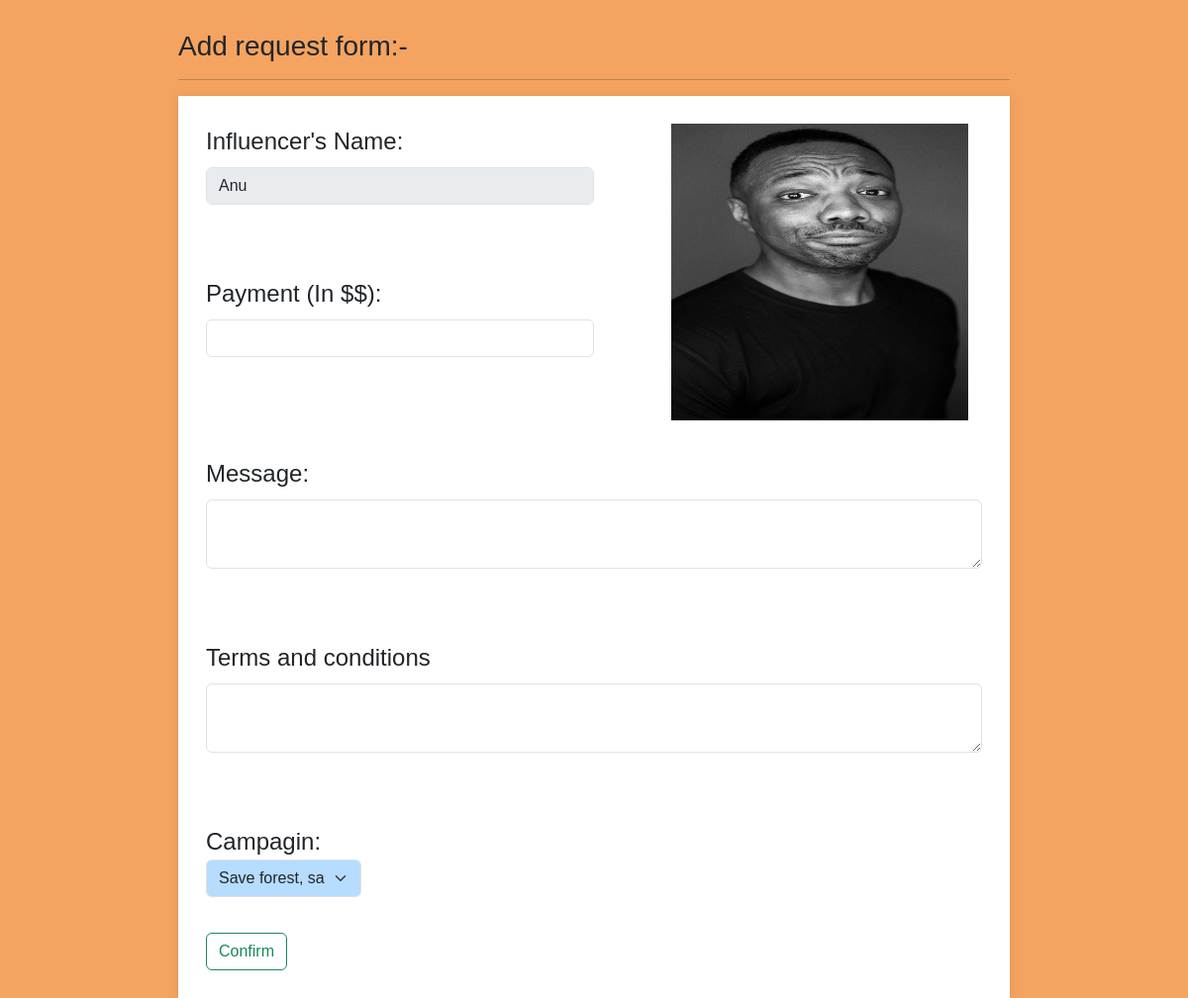
Screenshot of /sponser/adreq_sent/2 with the database file from the repository.
### app.py (models this page shows)
class influencer(db.Model):
    __tablename__='influcener'
    influencer_id=db.Column(db.Integer,primary_key=True,autoincrement=True)
    name=db.Column(db.String,db.ForeignKey(user.username))
    Category=db.Column(db.String)
    Niche=db.Column(db.String)
    reach=db.Column(db.Integer)
    user_id=db.Column(db.Integer,db.ForeignKey(user.user_id))
    photo_path = db.Column(db.String)
    flagged_info=db.Column(db.Boolean, default=False)

### app.py (the view)
@app.route("/sponser/adreq_sent/<int:userid>",methods=["GET"])
def sent(userid):
    l=[]
    user_Data=db.session.query(influencer).filter(influencer.user_id==userid).first()
    campdata=db.session.query(campaigns).all()
    for data in campdata:
        if data.Visibility=="visible":
            l.append(data)
    print(l)
    return render_template("add_req.html",l=l,user_Data=user_Data)

### templates/add_req.html (shortened to what this page needs)
<!DOCTYPE html>
<html lang="en">
<head>
    <link href="https://cdn.jsdelivr.net/npm/bootstrap@5.3.3/dist/css/bootstrap.min.css" rel="stylesheet">
    <link rel="stylesheet" href="\static\style.css">
</head>
<h3>Add request form:-</h3><hr>
<body class="det2">
    <form class="col g-3" method="POST" action="/sponser/adreq_sent/{{user_Data.influencer_id}}" >
        <div class="anmol1">
            <div class="col-md-6" id="name2222">
                <label for="inputCity" class="form-label">Influencer's Name: </label>
                <input type="text" disabled class="form-control" id="name" value="{{ user_Data.name }}" >
                <br>
                <br>
                <label for="inputCity" class="form-label">Payment (In $$):</label>
                <input type="number" class="form-control" id="name" value="" name="Payment">
            </div>
            <div class="anmol2">
                <img id="photos2"  src="{{ url_for('static', filename='uploads/' ~ user_Data.photo_path) }}">
            </div>
        </div>
        <br>
        <div class="col-md-6">
            <div class="text-break">
            <label for="inputCity" class="form-label">Message:</label>
            <textarea type="text" class="form-control" id="names" value="" name="message"></textarea>
            </div>
        </div><br>
        <div class="col-md-6 " >
            <div class="text-break">
                <label for="inputCity" class="form-label">Terms and conditions</label>
                <textarea type="text" class="form-control" id="names"  name="req"></textarea>
            </div>
        </div><br>
        <div class="dropdown">
            Campagin:
            <select name="camp" class="form-select" id="floatingSelect">
                {% for i in l %}
                <option value="{{ i.campaigns_id }}"> {{ i.name }} </option>
                {% endfor %}
            </select>
        </div><br>
        <div class="col-12">
            <button type="submit" class="btn btn-outline-success">Confirm</button>
        </div>
    </form>
</body>
</html>

### static/style.css (style rules this page uses)
* { font-family:Tahoma, Geneva, Verdana, sans-serif; height: auto; }
.form-select { width: 100px; background-color: #b6dcfe; }
.g-3 { border: 8px solid white; background-color: white; padding: 20px; box-shadow: 0 0 10px rgba(0, 0, 0, 0.1); width: 100%; margin-right: 500px; }
#names { height: 70px; text-wrap:balance; }
.text-break { height: 150px; width: 200%; }
#floatingSelect { width: 20%; }
.anmol1 { display: flex; }
#photos2 { height: 300px; width: 300px; }
.anmol2 { align-items: center; justify-content:space-around; margin-left: 10%; }
.det2 { font-size: x-large; margin-left: 15%; margin-right: 15%; background-color:sandybrown; margin-top: 30px; }

### rows the page displays
influencer: name "Anu", photo_path (picture)

### other values shown
form field camp "Save forest, save Soil"
